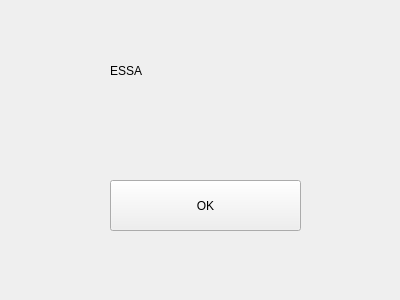
<?xml version="1.0" encoding="UTF-8"?>
<ui version="4.0">
 <class>Form</class>
 <widget class="QWidget" name="Form">
  <property name="geometry">
   <rect>
    <x>0</x>
    <y>0</y>
    <width>400</width>
    <height>300</height>
   </rect>
  </property>
  <property name="windowTitle">
   <string>Form</string>
  </property>
  <widget class="QLabel" name="label">
   <property name="geometry">
    <rect>
     <x>110</x>
     <y>40</y>
     <width>201</width>
     <height>61</height>
    </rect>
   </property>
   <property name="text">
    <string>ESSA</string>
   </property>
  </widget>
  <widget class="QPushButton" name="pushButton">
   <property name="geometry">
    <rect>
     <x>110</x>
     <y>180</y>
     <width>191</width>
     <height>51</height>
    </rect>
   </property>
   <property name="text">
    <string>OK</string>
   </property>
  </widget>
 </widget>
 <resources/>
 <connections/>
</ui>
